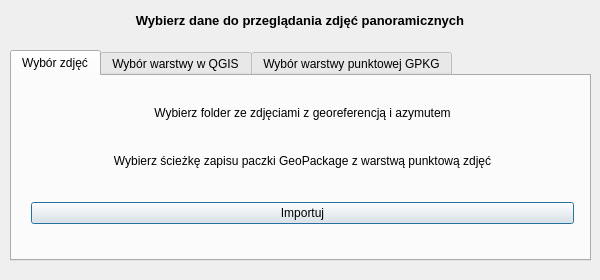
<?xml version="1.0" encoding="UTF-8"?>
<ui version="4.0">
 <class>main</class>
 <widget class="QDialog" name="main">
  <property name="windowModality">
   <enum>Qt::NonModal</enum>
  </property>
  <property name="geometry">
   <rect>
    <x>0</x>
    <y>0</y>
    <width>600</width>
    <height>280</height>
   </rect>
  </property>
  <property name="sizePolicy">
   <sizepolicy hsizetype="Preferred" vsizetype="Preferred">
    <horstretch>0</horstretch>
    <verstretch>0</verstretch>
   </sizepolicy>
  </property>
  <property name="minimumSize">
   <size>
    <width>600</width>
    <height>280</height>
   </size>
  </property>
  <property name="maximumSize">
   <size>
    <width>600</width>
    <height>280</height>
   </size>
  </property>
  <property name="focusPolicy">
   <enum>Qt::NoFocus</enum>
  </property>
  <property name="windowTitle">
   <string>PhotoViewer360 - ustawienia</string>
  </property>
  <property name="sizeGripEnabled">
   <bool>false</bool>
  </property>
  <property name="modal">
   <bool>false</bool>
  </property>
  <widget class="QLabel" name="lbl_title">
   <property name="geometry">
    <rect>
     <x>0</x>
     <y>10</y>
     <width>600</width>
     <height>20</height>
    </rect>
   </property>
   <property name="minimumSize">
    <size>
     <width>600</width>
     <height>20</height>
    </size>
   </property>
   <property name="maximumSize">
    <size>
     <width>600</width>
     <height>20</height>
    </size>
   </property>
   <property name="font">
    <font>
     <pointsize>10</pointsize>
     <weight>75</weight>
     <bold>true</bold>
    </font>
   </property>
   <property name="text">
    <string>Wybierz dane do przeglądania zdjęć panoramicznych</string>
   </property>
   <property name="alignment">
    <set>Qt::AlignCenter</set>
   </property>
  </widget>
  <widget class="QTabWidget" name="tabWidget_2">
   <property name="enabled">
    <bool>true</bool>
   </property>
   <property name="geometry">
    <rect>
     <x>10</x>
     <y>50</y>
     <width>581</width>
     <height>211</height>
    </rect>
   </property>
   <property name="sizePolicy">
    <sizepolicy hsizetype="Expanding" vsizetype="Expanding">
     <horstretch>0</horstretch>
     <verstretch>0</verstretch>
    </sizepolicy>
   </property>
   <property name="minimumSize">
    <size>
     <width>0</width>
     <height>0</height>
    </size>
   </property>
   <property name="maximumSize">
    <size>
     <width>16777215</width>
     <height>16777215</height>
    </size>
   </property>
   <property name="focusPolicy">
    <enum>Qt::TabFocus</enum>
   </property>
   <property name="currentIndex">
    <number>0</number>
   </property>
   <widget class="QWidget" name="tab2">
    <property name="enabled">
     <bool>true</bool>
    </property>
    <property name="sizePolicy">
     <sizepolicy hsizetype="Expanding" vsizetype="Expanding">
      <horstretch>0</horstretch>
      <verstretch>0</verstretch>
     </sizepolicy>
    </property>
    <attribute name="title">
     <string>Wybór zdjęć</string>
    </attribute>
    <widget class="QWidget" name="verticalLayoutWidget_2">
     <property name="geometry">
      <rect>
       <x>10</x>
       <y>10</y>
       <width>561</width>
       <height>161</height>
      </rect>
     </property>
     <layout class="QVBoxLayout" name="verticalLayout_2">
      <property name="leftMargin">
       <number>9</number>
      </property>
      <property name="topMargin">
       <number>9</number>
      </property>
      <property name="rightMargin">
       <number>9</number>
      </property>
      <property name="bottomMargin">
       <number>9</number>
      </property>
      <item>
       <widget class="QLabel" name="label_3">
        <property name="sizePolicy">
         <sizepolicy hsizetype="Preferred" vsizetype="Fixed">
          <horstretch>0</horstretch>
          <verstretch>0</verstretch>
         </sizepolicy>
        </property>
        <property name="text">
         <string>Wybierz folder ze zdjęciami z georeferencją i azymutem</string>
        </property>
        <property name="alignment">
         <set>Qt::AlignCenter</set>
        </property>
       </widget>
      </item>
      <item>
       <widget class="QgsFileWidget" name="mQgsFileWidget_search_photo">
        <property name="sizePolicy">
         <sizepolicy hsizetype="Preferred" vsizetype="Fixed">
          <horstretch>0</horstretch>
          <verstretch>0</verstretch>
         </sizepolicy>
        </property>
        <property name="storageMode">
         <enum>QgsFileWidget::GetDirectory</enum>
        </property>
        <property name="options">
         <set>QFileDialog::ShowDirsOnly</set>
        </property>
       </widget>
      </item>
      <item>
       <widget class="QLabel" name="label">
        <property name="sizePolicy">
         <sizepolicy hsizetype="Preferred" vsizetype="Fixed">
          <horstretch>0</horstretch>
          <verstretch>0</verstretch>
         </sizepolicy>
        </property>
        <property name="text">
         <string>Wybierz ścieżkę zapisu paczki GeoPackage z warstwą punktową zdjęć</string>
        </property>
        <property name="alignment">
         <set>Qt::AlignCenter</set>
        </property>
       </widget>
      </item>
      <item>
       <widget class="QgsFileWidget" name="mQgsFileWidget_save_gpkg">
        <property name="sizePolicy">
         <sizepolicy hsizetype="Preferred" vsizetype="Fixed">
          <horstretch>0</horstretch>
          <verstretch>0</verstretch>
         </sizepolicy>
        </property>
        <property name="fileWidgetButtonVisible">
         <bool>true</bool>
        </property>
        <property name="useLink">
         <bool>false</bool>
        </property>
        <property name="fullUrl">
         <bool>false</bool>
        </property>
        <property name="storageMode">
         <enum>QgsFileWidget::SaveFile</enum>
        </property>
       </widget>
      </item>
      <item>
       <widget class="QPushButton" name="fromPhotos_btn">
        <property name="text">
         <string>Importuj</string>
        </property>
       </widget>
      </item>
     </layout>
    </widget>
   </widget>
   <widget class="QWidget" name="tab1">
    <property name="enabled">
     <bool>true</bool>
    </property>
    <property name="sizePolicy">
     <sizepolicy hsizetype="Preferred" vsizetype="Preferred">
      <horstretch>0</horstretch>
      <verstretch>0</verstretch>
     </sizepolicy>
    </property>
    <attribute name="title">
     <string>Wybór warstwy w QGIS</string>
    </attribute>
    <widget class="QWidget" name="verticalLayoutWidget">
     <property name="geometry">
      <rect>
       <x>10</x>
       <y>10</y>
       <width>561</width>
       <height>121</height>
      </rect>
     </property>
     <layout class="QVBoxLayout" name="verticalLayout">
      <property name="leftMargin">
       <number>9</number>
      </property>
      <property name="topMargin">
       <number>9</number>
      </property>
      <property name="rightMargin">
       <number>9</number>
      </property>
      <property name="bottomMargin">
       <number>9</number>
      </property>
      <item>
       <widget class="QLabel" name="label_2">
        <property name="sizePolicy">
         <sizepolicy hsizetype="Preferred" vsizetype="Fixed">
          <horstretch>0</horstretch>
          <verstretch>0</verstretch>
         </sizepolicy>
        </property>
        <property name="text">
         <string>Wybierz warstwę wektorową</string>
        </property>
        <property name="alignment">
         <set>Qt::AlignCenter</set>
        </property>
       </widget>
      </item>
      <item>
       <widget class="QgsMapLayerComboBox" name="mapLayerComboBox"/>
      </item>
      <item>
       <widget class="QPushButton" name="fromLayer_btn">
        <property name="sizePolicy">
         <sizepolicy hsizetype="Preferred" vsizetype="Fixed">
          <horstretch>0</horstretch>
          <verstretch>0</verstretch>
         </sizepolicy>
        </property>
        <property name="text">
         <string>Przeglądaj</string>
        </property>
       </widget>
      </item>
     </layout>
    </widget>
   </widget>
   <widget class="QWidget" name="tab3">
    <property name="enabled">
     <bool>true</bool>
    </property>
    <attribute name="title">
     <string>Wybór warstwy punktowej GPKG</string>
    </attribute>
    <widget class="QWidget" name="verticalLayoutWidget_5">
     <property name="geometry">
      <rect>
       <x>10</x>
       <y>10</y>
       <width>561</width>
       <height>121</height>
      </rect>
     </property>
     <layout class="QVBoxLayout" name="verticalLayout_5">
      <property name="leftMargin">
       <number>9</number>
      </property>
      <property name="topMargin">
       <number>9</number>
      </property>
      <property name="rightMargin">
       <number>9</number>
      </property>
      <property name="bottomMargin">
       <number>9</number>
      </property>
      <item>
       <widget class="QLabel" name="label_11">
        <property name="sizePolicy">
         <sizepolicy hsizetype="Preferred" vsizetype="Fixed">
          <horstretch>0</horstretch>
          <verstretch>0</verstretch>
         </sizepolicy>
        </property>
        <property name="text">
         <string>Wybierz plik GeoPackage utworzony za pomocą wtyczki PhotoViewer360</string>
        </property>
        <property name="alignment">
         <set>Qt::AlignCenter</set>
        </property>
       </widget>
      </item>
      <item>
       <widget class="QgsFileWidget" name="mQgsFileWidget_search_gpkg">
        <property name="sizePolicy">
         <sizepolicy hsizetype="Preferred" vsizetype="Fixed">
          <horstretch>0</horstretch>
          <verstretch>0</verstretch>
         </sizepolicy>
        </property>
       </widget>
      </item>
      <item>
       <widget class="QPushButton" name="fromGPKG_btn">
        <property name="sizePolicy">
         <sizepolicy hsizetype="Preferred" vsizetype="Fixed">
          <horstretch>0</horstretch>
          <verstretch>0</verstretch>
         </sizepolicy>
        </property>
        <property name="text">
         <string>Przeglądaj</string>
        </property>
       </widget>
      </item>
     </layout>
    </widget>
   </widget>
  </widget>
 </widget>
 <customwidgets>
  <customwidget>
   <class>QgsFileWidget</class>
   <extends>QWidget</extends>
   <header>qgsfilewidget.h</header>
  </customwidget>
  <customwidget>
   <class>QgsMapLayerComboBox</class>
   <extends>QComboBox</extends>
   <header>qgsmaplayercombobox.h</header>
  </customwidget>
 </customwidgets>
 <resources/>
 <connections/>
</ui>
